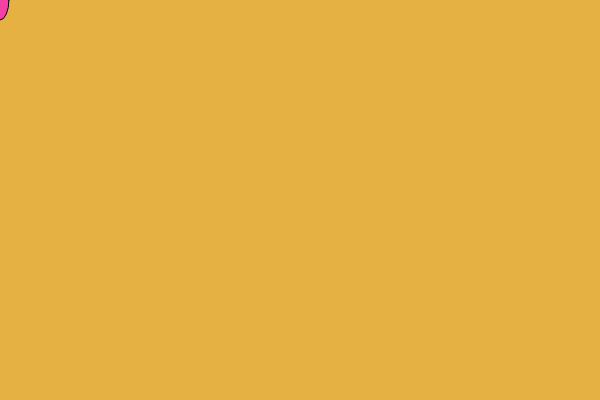
Frame 1 (no input)
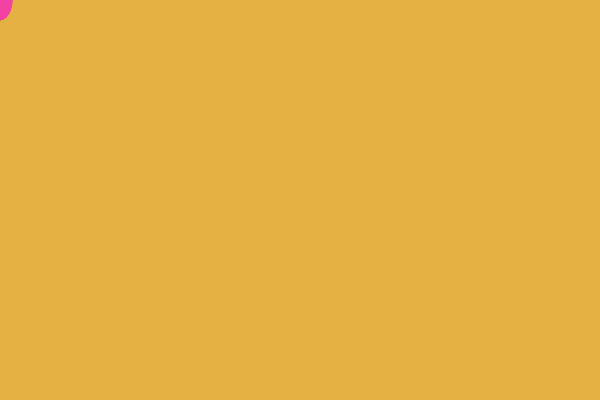
Frame 60 (no input)
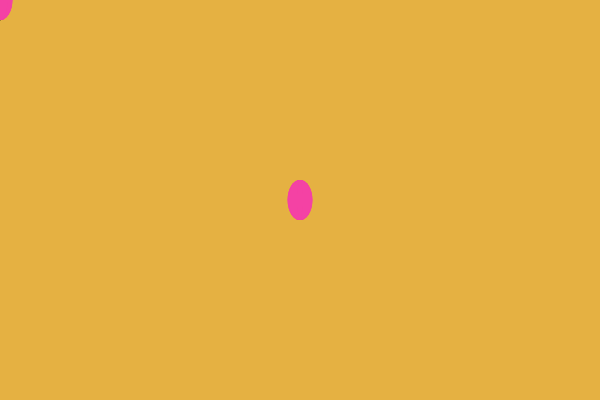
Frame 120 (the mouse pressed at the canvas centre since frame 60)

The p5.js sketch that drew these frames (run headless with seeded random() and noise() and a simulated clock; from frame 60 on, the mouse is pressed at the canvas centre):

// p5.js sketch
// ── sketch.js
function setup(){
    createCanvas(600,400);
    background(229, 177, 66);
}

function draw(){
    fill(244, 66, 164);
    ellipse(mouseX, mouseY, random(25), 40);
    noStroke();
}
